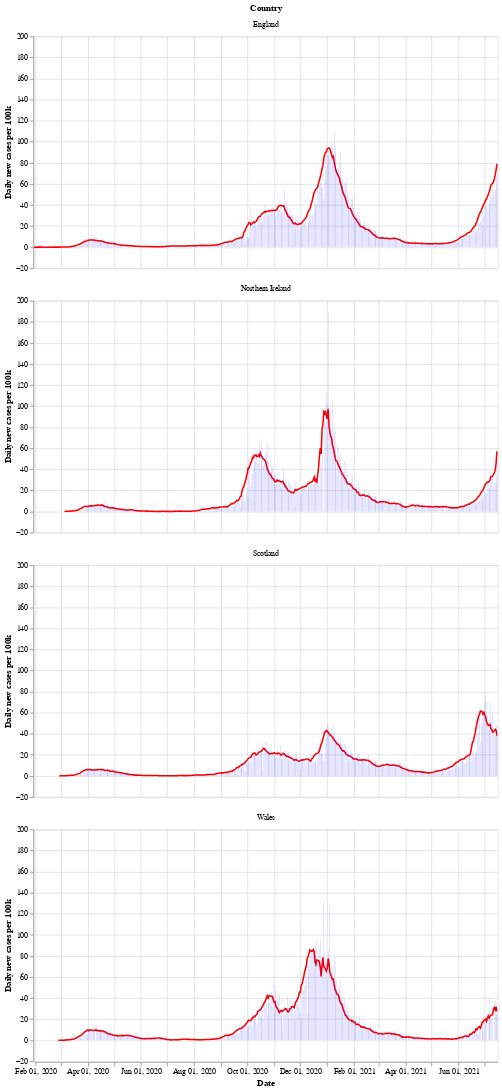

This figure's notebook cell:
### Markdown cell above
Next is a bar chart of the number of new cases in each country (per 100k population), with the 7 day moving average of cases. Again we see that Wales saw a longer period of raising and falling cases compared to the other countries.

After a period of cases falling, each nation is now seeing a rise in the number of cases - especially in Wales.

### Code cell
# collapse
bars = alt.Chart(uk_cases).mark_bar().encode(
    x=alt.X("yearmonthdate(date):T", axis=alt.Axis(title='Date')),
    y=alt.Y("newCasesRate:Q", axis=alt.Axis(title='Daily new cases per 100k')),
    tooltip='newCasesRate',
    color=alt.condition(
        alt.datum.dailyChange > 0,
        alt.value("orange"),  # The positive color
        alt.value("blue")  # The negative color
    )
).properties(title='New cases per 100k population with rolling 7 day average', width=600).interactive()
line = alt.Chart(uk_cases).mark_line(
    color='red',
    size=2,
).transform_window(
    rolling_mean='mean(newCasesRate)',
    frame=[0, 7],
    groupby=['areaName']
).encode(
    x='yearmonthdate(date):T',
    y='rolling_mean:Q'
)
alt.layer(line, bars, data=uk_cases).facet(alt.Row('areaName', title='Country'), columns=1)

### Figure 1 — Vega-Lite specification as saved in the notebook (floating-point values rounded to 4 significant figures; data arrays with more than 128 entries replaced by an {"elided": "..."} marker saying what was removed)
{"config": {"view": {"continuousWidth": 400, "continuousHeight": 300}}, "data": {"name": "data-7d3579839707608bc753fe4efc70c1b7"}, "facet": {"type": "nominal", "field": "areaName", "title": "Country"}, "spec": {"layer": [{"mark": {"type": "line", "color": "red", "size": 2}, "encoding": {"x": {"type": "temporal", "field": "date", "timeUnit": "yearmonthdate"}, "y": {"type": "quantitative", "field": "rolling_mean"}}, "transform": [{"window": [{"op": "mean", "field": "newCasesRate", "as": "rolling_mean"}], "frame": [0, 7], "groupby": ["areaName"]}]}, {"mark": "bar", "encoding": {"color": {"condition": {"value": "orange", "test": "(datum.dailyChange > 0)"}, "value": "blue"}, "tooltip": {"type": "quantitative", "field": "newCasesRate"}, "x": {"type": "temporal", "axis": {"title": "Date"}, "field": "date", "timeUnit": "yearmonthdate"}, "y": {"type": "quantitative", "axis": {"title": "Daily new cases per 100k"}, "field": "newCasesRate"}}, "selection": {"selector002": {"type": "interval", "bind": "scales", "encodings": ["x", "y"]}}, "title": "New cases per 100k population with rolling 7 day average", "width": 600}]}, "columns": 1, "$schema": "https://vega.github.io/schema/vega-lite/v4.8.1.json", "datasets": {"data-7d3579839707608bc753fe4efc70c1b7": {"elided": "2040 records"}}}
